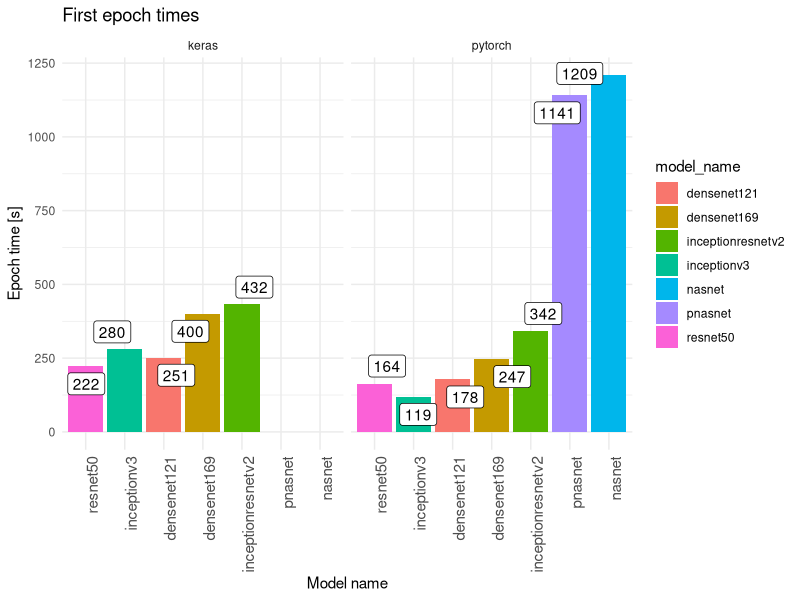

Write R code to recreate this figure.
library('ggplot2')
library('ggrepel')

acc_plot_wf <- function(df, save=FALSE, title='', plot_name='') {
  
  g_full <- ggplot(df, aes(x=reorder(model_name, epoch_time), y=epoch_time)) + 
    # geom_point(aes(color='framework're), size=4) +
    geom_col(fill='navy') +
    geom_label_repel(aes(label=epoch_time)) +
    scale_color_brewer(palette='Set2') +
    labs(x='Model name', y='Epoch time [s]', title=title) +
    theme_minimal() +
    theme(axis.text.x = element_text(angle=90, hjust=1, size=11))
  g_full
  
  if (save) {
    ggsave(sprintf('figures/ggplot_%s.png', plot_name), g_full, dpi=400, width=8, height=8)
  }
}

acc_plot_facet <- function(df, save=FALSE, title='', plot_name='') {
  
  g_full <- ggplot(df, aes(x=reorder(model_name, epoch_time), y=epoch_time)) + 
    # geom_point(aes(color='framework're), size=4) +
    geom_col(aes(fill=model_name)) +
    geom_label_repel(aes(label=epoch_time)) +
    scale_color_brewer(palette='Set2') +
    labs(x='Model name', y='Epoch time [s]', title=title) +
    theme_minimal() +
    facet_grid(. ~ framework, drop=TRUE) +
    theme(axis.text.x = element_text(angle=90, hjust=1, size=11))
  g_full
  
  if (save) {
    ggsave(sprintf('figures/ggplot_%s.png', plot_name), g_full, dpi=400, width=14, height=8)
  }
}

df <- read.csv('df_first_epoch.csv')
# df <- read.csv('df_non_first.csv')


df$epoch_time <- round(df$epoch_time, 0)

df[, 'framework'] = as.factor(df[, 'framework'])
df[, 'model_name'] = as.factor(df[, 'model_name'])


df_keras <- df[which(df$framework == 'keras'), ]
df_torch <- df[which(df$framework == 'pytorch'), ]

# Plot all:
acc_plot_facet(df, TRUE, 'First epoch times', 'first_epoch_times')  # OK
